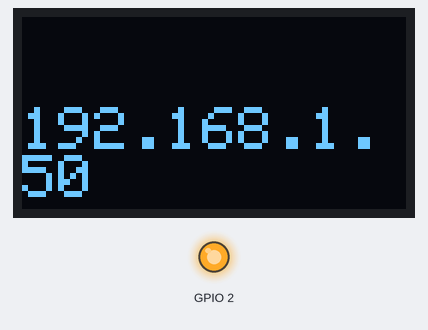
Bench run of a sketch on a simulated ESP8266 (NodeMCU). Parts: 128×64 one-colour display, output pins drawn as LEDs (lit = HIGH). WiFi joins after 1.5 s; servers stay silent unless stated; the display library's start-up logo is not drawn; what the sketch prints to the serial monitor is not drawn.

Above: at 3.7 s.
At 4.2 s:
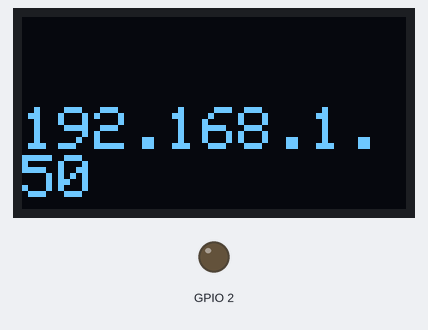
Timing chart, 0 to 5.7 s (numbered marks = the images above):
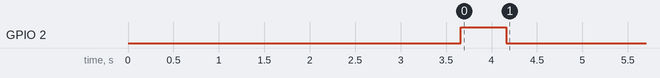

The sketch:

8266-Controller.ino
```cpp
#include <ESP8266WiFi.h>
#include <WiFiUdp.h>
#include <SoftwareSerial.h>
#include <Wire.h> //定义iic的引脚
#include <Adafruit_GFX.h>
#include <Adafruit_SSD1306.h>

#define LunarLobster 0
#define KineticKudu 0
#define JammyJellyfish 1
#define ImpishIndri 0

#define SCREEN_WIDTH 128
#define SCREEN_HEIGHT 64
#define SCL_PIN 4
#define SDA_PIN 5

Adafruit_SSD1306 display(SCREEN_WIDTH, SCREEN_HEIGHT, &Wire, -1);

const char *ssid = "TEST-WIFI";
const char *password = "12345678"; // 名字密码

#if LunarLobster
const char *sta_ssid = "LunarLobster";
const char *sta_password = "12345678";
#endif
#if KineticKudu
const char *sta_ssid = "KineticKudu";
const char *sta_password = "12345678";
#endif
#if JammyJellyfish
const char *sta_ssid = "JammyJellyfish";
const char *sta_password = "12345678";
#endif
#if ImpishIndri
const char *sta_ssid = "ImpishIndri";
const char *sta_password = "12345678";
#endif

int index1;
int index2;
int index3;
int index4;
int index5;
int index6;
int index7;

String joy_x;
String joy_y;
String but_a;
String but_b;
String but_x;
String but_y;
String but_l;
String but_r;

uint8_t send_buff[20];

WiFiUDP Udp;

int open_flag = 0;

void setup()
{
    Serial.begin(9600);

    pinMode(2, OUTPUT);
    digitalWrite(2, LOW);
    if (!display.begin(SSD1306_SWITCHCAPVCC, 0x3C))
    {
        Serial.println(F("SSD1306 allocation failed"));
        for (;;)
            ;
    }
    display.display();
    delay(2000);
    display.clearDisplay();
    /**---------------------TCP Server Init---------------------------**/
    WiFi.mode(WIFI_STA);
    /*------------------connect to the internet-------------------*/
    WiFi.begin(sta_ssid, sta_password);

    display.clearDisplay();
    display.setTextSize(2);
    display.setTextColor(SSD1306_WHITE);
    display.setCursor(0, 0);
    display.println(sta_password);
    display.println(sta_ssid);
    display.print("Connecting");

    while (WiFi.status() != WL_CONNECTED)
    {
        display.display();
        delay(500);
    }
    Serial.println("Connected");
    Serial.print("IP Address:");
    Serial.println(WiFi.localIP());

    display.clearDisplay();

    display.setTextSize(2);
    display.setTextColor(SSD1306_WHITE);
    display.setCursor(0, 30);
    display.println(WiFi.localIP());
    display.display();

    Udp.begin(3000);
    digitalWrite(2, HIGH);
    delay(500);
    digitalWrite(2, LOW);
    delay(500);
}

void loop()
{
    static int err_cnt = 0;
    delay(5);
    int packetSize = Udp.parsePacket();
    if (packetSize)
    {
        err_cnt = 0;
        digitalWrite(2, HIGH);
        char buf[packetSize + 1];
        String rx;
        Udp.read(buf, packetSize);
        rx = buf;

        index1 = rx.indexOf(':', 0);
        index2 = rx.indexOf(':', index1 + 1);
        index3 = rx.indexOf(':', index2 + 1);
        index4 = rx.indexOf(':', index3 + 1);
        index5 = rx.indexOf(':', index4 + 1);
        index6 = rx.indexOf(':', index5 + 1);
        index7 = rx.indexOf(':', index6 + 1);

        joy_x = rx.substring(0, index1);
        joy_y = rx.substring(index1 + 1, index2);
        but_a = rx.substring(index2 + 1, index3);
        but_b = rx.substring(index3 + 1, index4);
        but_x = rx.substring(index4 + 1, index5);
        but_y = rx.substring(index5 + 1, index6);
        but_l = rx.substring(index6 + 1, index7);
        but_r = rx.substring(index7 + 1, packetSize + 1);

        send_buff[0] = 0xA5;
        send_buff[1] = joy_x.toInt();
        send_buff[2] = joy_y.toInt();
        send_buff[3] = (but_a.toInt() | (but_b.toInt() << 1) | but_x.toInt() << 2 | but_y.toInt() << 3 | but_l.toInt() << 4 | but_r.toInt() << 5);
        send_buff[4] = 0x55;
        Serial.write(send_buff, 5);
    }
    else
    {
        err_cnt++;
        if (err_cnt > 200)
            digitalWrite(2, LOW);
    }
}
```
